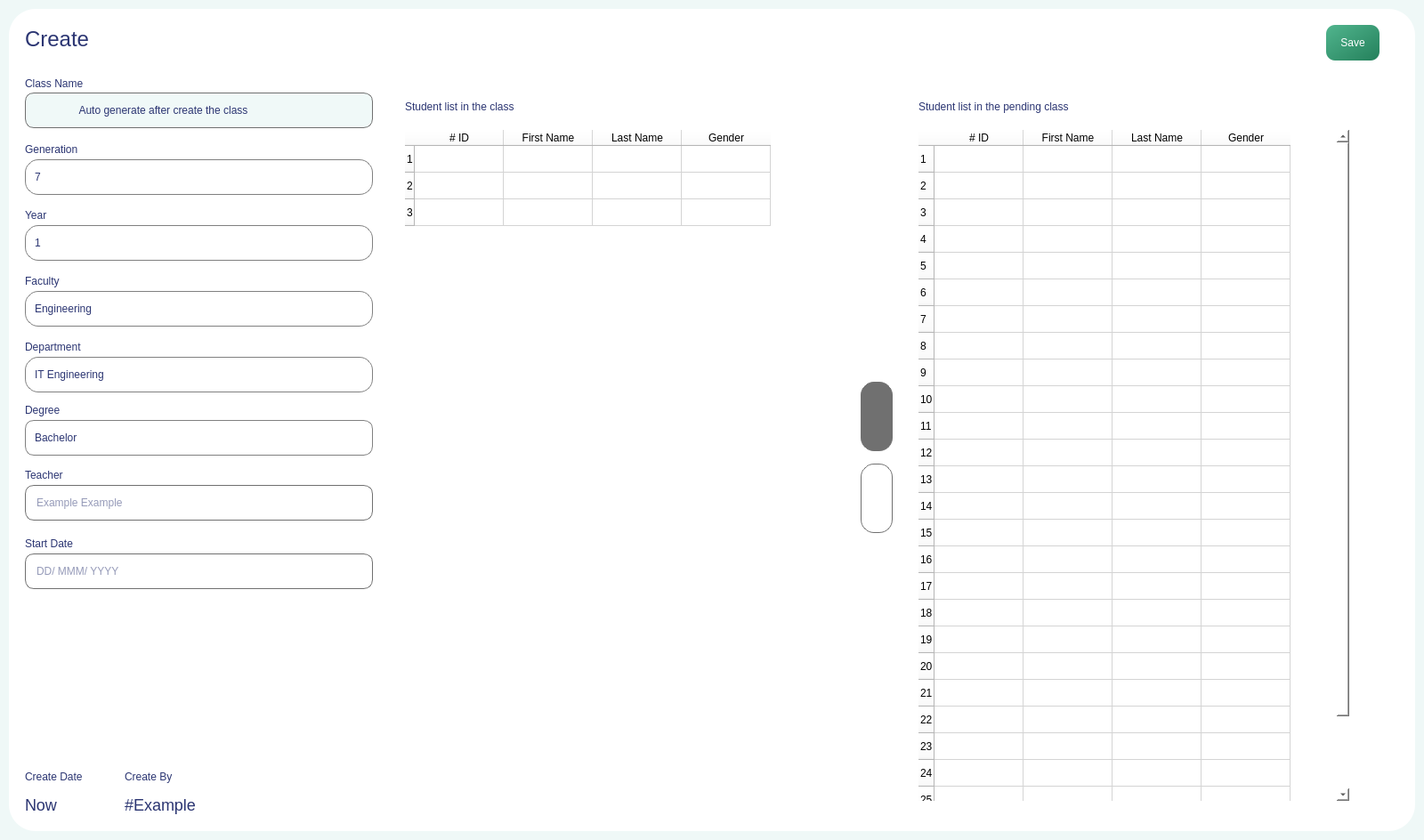
<?xml version="1.0" encoding="UTF-8"?>
<ui version="4.0">
 <class>class_panel_create</class>
 <widget class="QDialog" name="class_panel_create">
  <property name="geometry">
   <rect>
    <x>0</x>
    <y>0</y>
    <width>1600</width>
    <height>944</height>
   </rect>
  </property>
  <property name="minimumSize">
   <size>
    <width>1600</width>
    <height>944</height>
   </size>
  </property>
  <property name="maximumSize">
   <size>
    <width>1600</width>
    <height>944</height>
   </size>
  </property>
  <property name="windowTitle">
   <string>Class Create</string>
  </property>
  <property name="windowIcon">
   <iconset resource="image.qrc">
    <normaloff>:/logo/image/edit (1).png</normaloff>:/logo/image/edit (1).png</iconset>
  </property>
  <property name="styleSheet">
   <string notr="true">background-color: rgb(239, 248, 247);</string>
  </property>
  <widget class="QFrame" name="frame">
   <property name="geometry">
    <rect>
     <x>10</x>
     <y>10</y>
     <width>1580</width>
     <height>924</height>
    </rect>
   </property>
   <property name="minimumSize">
    <size>
     <width>1580</width>
     <height>924</height>
    </size>
   </property>
   <property name="maximumSize">
    <size>
     <width>1580</width>
     <height>924</height>
    </size>
   </property>
   <property name="styleSheet">
    <string notr="true">background-color: rgb(255, 255, 255);
border-radius:30px;</string>
   </property>
   <property name="frameShape">
    <enum>QFrame::StyledPanel</enum>
   </property>
   <property name="frameShadow">
    <enum>QFrame::Raised</enum>
   </property>
   <widget class="QPushButton" name="pushButton">
    <property name="geometry">
     <rect>
      <x>18</x>
      <y>94</y>
      <width>391</width>
      <height>40</height>
     </rect>
    </property>
    <property name="minimumSize">
     <size>
      <width>391</width>
      <height>40</height>
     </size>
    </property>
    <property name="maximumSize">
     <size>
      <width>391</width>
      <height>40</height>
     </size>
    </property>
    <property name="styleSheet">
     <string notr="true">background-color: #f0f9f8;
border: 1px solid #707070;
border-radius: 10px;
color: #2B3572;
padding-left: -80px;
font: 18px &quot;Nunito&quot;;
</string>
    </property>
    <property name="text">
     <string>Auto generate after create the class</string>
    </property>
   </widget>
   <widget class="QLabel" name="label">
    <property name="geometry">
     <rect>
      <x>18</x>
      <y>18</y>
      <width>73</width>
      <height>32</height>
     </rect>
    </property>
    <property name="styleSheet">
     <string notr="true">color: rgb(43, 53, 114);
font-size: 24px;</string>
    </property>
    <property name="text">
     <string>Create</string>
    </property>
   </widget>
   <widget class="QLabel" name="label_2">
    <property name="geometry">
     <rect>
      <x>18</x>
      <y>76</y>
      <width>141</width>
      <height>16</height>
     </rect>
    </property>
    <property name="styleSheet">
     <string notr="true">color: rgb(43, 53, 114);
font: 12px &quot;Nunito&quot;;</string>
    </property>
    <property name="text">
     <string>Class Name</string>
    </property>
   </widget>
   <widget class="QComboBox" name="comboBox">
    <property name="geometry">
     <rect>
      <x>18</x>
      <y>169</y>
      <width>391</width>
      <height>40</height>
     </rect>
    </property>
    <property name="styleSheet">
     <string notr="true">QComboBox { 
    border: 1px solid gray; 
    border-radius: 15px; 
    padding: 1px 18px 1px 10px; 
    min-width: 6em; 
font: 12pt &quot;Roboto&quot;; 
color: rgb(43, 53, 114); 
} 
 
QComboBox:editable { 
    background: white; 
} 
 
QComboBox:!editable, QComboBox::drop-down:editable { 
     background-color:#fff; 
 font: 12pt &quot;Roboto&quot;; 
 color: rgb(43, 53, 114); 
} 
 
/* QComboBox gets the &quot;on&quot; state when the popup is open */ 
QComboBox:!editable:on, QComboBox::drop-down:editable:on { 
       background-color:#fff; 
} 
 
QComboBox:on { /* shift the text when the popup opens */ 
 font: 12pt &quot;Roboto&quot;; 
 color: rgb(43, 53, 114); 
} 
 
QComboBox::drop-down { 
    subcontrol-origin: padding; 
    subcontrol-position: top right; 
    width: 15px; 
 font: 12pt &quot;Roboto&quot;; 
 color: rgb(43, 53, 114); 
    border-left-width: 1px; 
    border-left-color: darkgray; 
  
    border-top-right-radius: 3px; /* same radius as the QComboBox */ 
    border-bottom-right-radius: 3px; 
} 
 
QComboBox::down-arrow { 
    padding-right:13px; 
 image: url(:/logo/image/caret-down-fill.png); 
} 
 
QComboBox::down-arrow:on { /* shift the arrow when popup is open */ 
    top: 1px; 
    left: 1px; 
}
</string>
    </property>
    <item>
     <property name="text">
      <string>7</string>
     </property>
    </item>
    <item>
     <property name="text">
      <string>6</string>
     </property>
    </item>
    <item>
     <property name="text">
      <string>5</string>
     </property>
    </item>
    <item>
     <property name="text">
      <string>4</string>
     </property>
    </item>
    <item>
     <property name="text">
      <string>3</string>
     </property>
    </item>
    <item>
     <property name="text">
      <string>2</string>
     </property>
    </item>
    <item>
     <property name="text">
      <string>1</string>
     </property>
    </item>
   </widget>
   <widget class="QLabel" name="label_3">
    <property name="geometry">
     <rect>
      <x>18</x>
      <y>150</y>
      <width>121</width>
      <height>16</height>
     </rect>
    </property>
    <property name="styleSheet">
     <string notr="true">color: rgb(43, 53, 114);
font: 12px &quot;Nunito&quot;;</string>
    </property>
    <property name="text">
     <string>Generation</string>
    </property>
   </widget>
   <widget class="QComboBox" name="comboBox_2">
    <property name="geometry">
     <rect>
      <x>18</x>
      <y>243</y>
      <width>391</width>
      <height>40</height>
     </rect>
    </property>
    <property name="styleSheet">
     <string notr="true">QComboBox { 
    border: 1px solid gray; 
    border-radius: 15px; 
    padding: 1px 18px 1px 10px; 
    min-width: 6em; 
font: 12pt &quot;Roboto&quot;; 
color: rgb(43, 53, 114); 
} 
 
QComboBox:editable { 
    background: white; 
} 
 
QComboBox:!editable, QComboBox::drop-down:editable { 
     background-color:#fff; 
 font: 12pt &quot;Roboto&quot;; 
 color: rgb(43, 53, 114); 
} 
 
/* QComboBox gets the &quot;on&quot; state when the popup is open */ 
QComboBox:!editable:on, QComboBox::drop-down:editable:on { 
       background-color:#fff; 
} 
 
QComboBox:on { /* shift the text when the popup opens */ 
 font: 12pt &quot;Roboto&quot;; 
 color: rgb(43, 53, 114); 
} 
 
QComboBox::drop-down { 
    subcontrol-origin: padding; 
    subcontrol-position: top right; 
    width: 15px; 
 font: 12pt &quot;Roboto&quot;; 
 color: rgb(43, 53, 114); 
    border-left-width: 1px; 
    border-left-color: darkgray; 
  
    border-top-right-radius: 3px; /* same radius as the QComboBox */ 
    border-bottom-right-radius: 3px; 
} 
 
QComboBox::down-arrow { 
    padding-right:13px; 
 image: url(:/logo/image/caret-down-fill.png); 
} 
 
QComboBox::down-arrow:on { /* shift the arrow when popup is open */ 
    top: 1px; 
    left: 1px; 
}
</string>
    </property>
    <item>
     <property name="text">
      <string>1</string>
     </property>
    </item>
    <item>
     <property name="text">
      <string>2</string>
     </property>
    </item>
    <item>
     <property name="text">
      <string>3</string>
     </property>
    </item>
    <item>
     <property name="text">
      <string>4</string>
     </property>
    </item>
   </widget>
   <widget class="QComboBox" name="comboBox_3">
    <property name="geometry">
     <rect>
      <x>18</x>
      <y>391</y>
      <width>391</width>
      <height>40</height>
     </rect>
    </property>
    <property name="styleSheet">
     <string notr="true">QComboBox { 
    border: 1px solid gray; 
    border-radius: 15px; 
    padding: 1px 18px 1px 10px; 
    min-width: 6em; 
font: 12pt &quot;Roboto&quot;; 
color: rgb(43, 53, 114); 
} 
 
QComboBox:editable { 
    background: white; 
} 
 
QComboBox:!editable, QComboBox::drop-down:editable { 
     background-color:#fff; 
 font: 12pt &quot;Roboto&quot;; 
 color: rgb(43, 53, 114); 
} 
 
/* QComboBox gets the &quot;on&quot; state when the popup is open */ 
QComboBox:!editable:on, QComboBox::drop-down:editable:on { 
       background-color:#fff; 
} 
 
QComboBox:on { /* shift the text when the popup opens */ 
 font: 12pt &quot;Roboto&quot;; 
 color: rgb(43, 53, 114); 
} 
 
QComboBox::drop-down { 
    subcontrol-origin: padding; 
    subcontrol-position: top right; 
    width: 15px; 
 font: 12pt &quot;Roboto&quot;; 
 color: rgb(43, 53, 114); 
    border-left-width: 1px; 
    border-left-color: darkgray; 
  
    border-top-right-radius: 3px; /* same radius as the QComboBox */ 
    border-bottom-right-radius: 3px; 
} 
 
QComboBox::down-arrow { 
    padding-right:13px; 
 image: url(:/logo/image/caret-down-fill.png); 
} 
 
QComboBox::down-arrow:on { /* shift the arrow when popup is open */ 
    top: 1px; 
    left: 1px; 
}
</string>
    </property>
    <item>
     <property name="text">
      <string>IT Engineering</string>
     </property>
    </item>
    <item>
     <property name="text">
      <string>TE Engineering</string>
     </property>
    </item>
    <item>
     <property name="text">
      <string>Bio Engineering</string>
     </property>
    </item>
    <item>
     <property name="text">
      <string>Example 1</string>
     </property>
    </item>
    <item>
     <property name="text">
      <string>Example 2</string>
     </property>
    </item>
   </widget>
   <widget class="QComboBox" name="comboBox_4">
    <property name="geometry">
     <rect>
      <x>18</x>
      <y>462</y>
      <width>391</width>
      <height>40</height>
     </rect>
    </property>
    <property name="styleSheet">
     <string notr="true">QComboBox { 
    border: 1px solid gray; 
    border-radius: 10px; 
    padding: 1px 18px 1px 10px; 
    min-width: 6em; 
font: 12pt &quot;Roboto&quot;; 
color: rgb(43, 53, 114); 
} 
 
QComboBox:editable { 
    background: white; 
} 
 
QComboBox:!editable, QComboBox::drop-down:editable { 
     background-color:#fff; 
 font: 12pt &quot;Roboto&quot;; 
 color: rgb(43, 53, 114); 
} 
 
/* QComboBox gets the &quot;on&quot; state when the popup is open */ 
QComboBox:!editable:on, QComboBox::drop-down:editable:on { 
       background-color:#fff; 
} 
 
QComboBox:on { /* shift the text when the popup opens */ 
 font: 12pt &quot;Roboto&quot;; 
 color: rgb(43, 53, 114); 
} 
 
QComboBox::drop-down { 
    subcontrol-origin: padding; 
    subcontrol-position: top right; 
    width: 15px; 
 font: 12pt &quot;Roboto&quot;; 
 color: rgb(43, 53, 114); 
    border-left-width: 1px; 
    border-left-color: darkgray; 
  
    border-top-right-radius: 3px; /* same radius as the QComboBox */ 
    border-bottom-right-radius: 3px; 
} 
 
QComboBox::down-arrow { 
    padding-right:13px; 
 image: url(:/logo/image/caret-down-fill.png); 
} 
 
QComboBox::down-arrow:on { /* shift the arrow when popup is open */ 
    top: 1px; 
    left: 1px; 
}
</string>
    </property>
    <item>
     <property name="text">
      <string>Bachelor</string>
     </property>
    </item>
    <item>
     <property name="text">
      <string>Master</string>
     </property>
    </item>
    <item>
     <property name="text">
      <string>PhD</string>
     </property>
    </item>
   </widget>
   <widget class="QComboBox" name="comboBox_5">
    <property name="geometry">
     <rect>
      <x>18</x>
      <y>317</y>
      <width>391</width>
      <height>40</height>
     </rect>
    </property>
    <property name="styleSheet">
     <string notr="true">QComboBox { 
    border: 1px solid gray; 
    border-radius: 15px; 
    padding: 1px 18px 1px 10px; 
    min-width: 6em; 
font: 12pt &quot;Roboto&quot;; 
color: rgb(43, 53, 114); 
} 
 
QComboBox:editable { 
    background: white; 
} 
 
QComboBox:!editable, QComboBox::drop-down:editable { 
     background-color:#fff; 
 font: 12pt &quot;Roboto&quot;; 
 color: rgb(43, 53, 114); 
} 
 
/* QComboBox gets the &quot;on&quot; state when the popup is open */ 
QComboBox:!editable:on, QComboBox::drop-down:editable:on { 
       background-color:#fff; 
} 
 
QComboBox:on { /* shift the text when the popup opens */ 
 font: 12pt &quot;Roboto&quot;; 
 color: rgb(43, 53, 114); 
} 
 
QComboBox::drop-down { 
    subcontrol-origin: padding; 
    subcontrol-position: top right; 
    width: 15px; 
 font: 12pt &quot;Roboto&quot;; 
 color: rgb(43, 53, 114); 
    border-left-width: 1px; 
    border-left-color: darkgray; 
  
    border-top-right-radius: 3px; /* same radius as the QComboBox */ 
    border-bottom-right-radius: 3px; 
} 
 
QComboBox::down-arrow { 
    padding-right:13px; 
 image: url(:/logo/image/caret-down-fill.png); 
} 
 
QComboBox::down-arrow:on { /* shift the arrow when popup is open */ 
    top: 1px; 
    left: 1px; 
}
</string>
    </property>
    <item>
     <property name="text">
      <string>Engineering</string>
     </property>
    </item>
    <item>
     <property name="text">
      <string>Example 1</string>
     </property>
    </item>
    <item>
     <property name="text">
      <string>Example 2</string>
     </property>
    </item>
    <item>
     <property name="text">
      <string>Example 3</string>
     </property>
    </item>
   </widget>
   <widget class="QLabel" name="label_4">
    <property name="geometry">
     <rect>
      <x>18</x>
      <y>224</y>
      <width>64</width>
      <height>16</height>
     </rect>
    </property>
    <property name="styleSheet">
     <string notr="true">color: rgb(43, 53, 114);
font: 12px &quot;Nunito&quot;;</string>
    </property>
    <property name="text">
     <string>Year</string>
    </property>
   </widget>
   <widget class="QLabel" name="label_5">
    <property name="geometry">
     <rect>
      <x>18</x>
      <y>443</y>
      <width>151</width>
      <height>16</height>
     </rect>
    </property>
    <property name="styleSheet">
     <string notr="true">color: rgb(43, 53, 114);
font: 12px &quot;Nunito&quot;;</string>
    </property>
    <property name="text">
     <string>Degree</string>
    </property>
   </widget>
   <widget class="QLabel" name="label_6">
    <property name="geometry">
     <rect>
      <x>18</x>
      <y>298</y>
      <width>64</width>
      <height>16</height>
     </rect>
    </property>
    <property name="styleSheet">
     <string notr="true">color: rgb(43, 53, 114);
font: 12px &quot;Nunito&quot;;</string>
    </property>
    <property name="text">
     <string>Faculty</string>
    </property>
   </widget>
   <widget class="QLabel" name="label_7">
    <property name="geometry">
     <rect>
      <x>18</x>
      <y>372</y>
      <width>141</width>
      <height>16</height>
     </rect>
    </property>
    <property name="styleSheet">
     <string notr="true">color: rgb(43, 53, 114);
font: 12px &quot;Nunito&quot;;</string>
    </property>
    <property name="text">
     <string>Department</string>
    </property>
   </widget>
   <widget class="QLineEdit" name="lineEdit">
    <property name="geometry">
     <rect>
      <x>18</x>
      <y>535</y>
      <width>391</width>
      <height>40</height>
     </rect>
    </property>
    <property name="styleSheet">
     <string notr="true">background-color: #ffffff;
border: 1px solid #707070;
border-radius: 10px;
color: #2B3572;
padding: 1px 18px 1px 10px;
font: 18px &quot;Nunito&quot;;</string>
    </property>
    <property name="placeholderText">
     <string>Example Example</string>
    </property>
   </widget>
   <widget class="QLabel" name="label_8">
    <property name="geometry">
     <rect>
      <x>18</x>
      <y>516</y>
      <width>64</width>
      <height>16</height>
     </rect>
    </property>
    <property name="styleSheet">
     <string notr="true">color: rgb(43, 53, 114);
font: 12px &quot;Nunito&quot;;</string>
    </property>
    <property name="text">
     <string>Teacher</string>
    </property>
   </widget>
   <widget class="QLineEdit" name="lineEdit_2">
    <property name="geometry">
     <rect>
      <x>18</x>
      <y>612</y>
      <width>391</width>
      <height>40</height>
     </rect>
    </property>
    <property name="styleSheet">
     <string notr="true">background-color: #ffffff;
border: 1px solid #707070;
border-radius: 10px;
color: #2B3572;
padding: 1px 18px 1px 10px;
font: 18px &quot;Nunito&quot;;</string>
    </property>
    <property name="placeholderText">
     <string>DD/ MMM/ YYYY</string>
    </property>
   </widget>
   <widget class="QLabel" name="label_9">
    <property name="geometry">
     <rect>
      <x>18</x>
      <y>593</y>
      <width>111</width>
      <height>16</height>
     </rect>
    </property>
    <property name="styleSheet">
     <string notr="true">color: rgb(43, 53, 114);
font: 12px &quot;Nunito&quot;;</string>
    </property>
    <property name="text">
     <string>Start Date</string>
    </property>
   </widget>
   <widget class="QLabel" name="label_10">
    <property name="geometry">
     <rect>
      <x>18</x>
      <y>855</y>
      <width>64</width>
      <height>16</height>
     </rect>
    </property>
    <property name="styleSheet">
     <string notr="true">color: rgb(43, 53, 114);
font: 12px &quot;Nunito&quot;;</string>
    </property>
    <property name="text">
     <string>Create Date</string>
    </property>
   </widget>
   <widget class="QLabel" name="label_11">
    <property name="geometry">
     <rect>
      <x>130</x>
      <y>855</y>
      <width>64</width>
      <height>16</height>
     </rect>
    </property>
    <property name="styleSheet">
     <string notr="true">color: rgb(43, 53, 114);
font: 12px &quot;Nunito&quot;;</string>
    </property>
    <property name="text">
     <string>Create By</string>
    </property>
   </widget>
   <widget class="QLabel" name="label_12">
    <property name="geometry">
     <rect>
      <x>18</x>
      <y>882</y>
      <width>38</width>
      <height>24</height>
     </rect>
    </property>
    <property name="styleSheet">
     <string notr="true">color: rgb(43, 53, 114);
font-size: 18px;</string>
    </property>
    <property name="text">
     <string>Now</string>
    </property>
   </widget>
   <widget class="QLabel" name="label_13">
    <property name="geometry">
     <rect>
      <x>130</x>
      <y>882</y>
      <width>122</width>
      <height>24</height>
     </rect>
    </property>
    <property name="styleSheet">
     <string notr="true">color: rgb(43, 53, 114);
font-size: 18px;</string>
    </property>
    <property name="text">
     <string>#Example</string>
    </property>
   </widget>
   <widget class="QFrame" name="frame_2">
    <property name="geometry">
     <rect>
      <x>427</x>
      <y>76</y>
      <width>520</width>
      <height>830</height>
     </rect>
    </property>
    <property name="styleSheet">
     <string notr="true">QFrame {
	background-color: rgb(255, 255, 255);
	border-radius:30px;
}</string>
    </property>
    <property name="frameShape">
     <enum>QFrame::StyledPanel</enum>
    </property>
    <property name="frameShadow">
     <enum>QFrame::Raised</enum>
    </property>
    <widget class="QLabel" name="label_14">
     <property name="geometry">
      <rect>
       <x>18</x>
       <y>18</y>
       <width>269</width>
       <height>32</height>
      </rect>
     </property>
     <property name="styleSheet">
      <string notr="true">font: 75 24px &quot;Nunito&quot;;
color: rgb(43, 53, 114);</string>
     </property>
     <property name="text">
      <string>Student list in the class</string>
     </property>
    </widget>
    <widget class="QTableWidget" name="tableWidget">
     <property name="geometry">
      <rect>
       <x>18</x>
       <y>60</y>
       <width>484</width>
       <height>754</height>
      </rect>
     </property>
     <property name="styleSheet">
      <string notr="true">QWidget
{
    background-color: #fff;
    color: #000;
	color: rgb(43, 53, 114);
	font: 8pt &quot;Roboto&quot;;
}

QHeaderView::section
{
    background-color: #f0f9f8;
    font-size: 14pt;
    border-style: none;
    border-bottom: 1px solid #fffff8;
    border-right: 1px solid #fffff8;
}

QHeaderView::section:horizontal
{

}

QHeaderView::section:vertical
{

}
*/

QHeaderView::section
{
    background-color: #FCFCFC;
    padding: 4px;
    font: italic large &quot;Times New Roman&quot;;
    border-style: none;
    border-bottom: 1px solid #BCBCBC;
    border-right: 1px solid  #BCBCBC;
}

QHeaderView::section:checked
{
    background-color: #009507;
    font: bold italic;
}

QTableView
{

    font-size: 12pt;
    font: bold italic large &quot;Times New Roman&quot;;
}

QTableView QTableCornerButton::section
{
    background-color: #FCFCFC;
    border: 1px solid #BCBCBC;
}

QTableView::item::selected
{
    selection-background-color: #E6FFBF;
    selection-color:black;
}

QTableView::item::hover
{
    background-color: #C8EDFF;
    selection-color:black;
}</string>
     </property>
     <row>
      <property name="text">
       <string>1</string>
      </property>
     </row>
     <row>
      <property name="text">
       <string>2</string>
      </property>
     </row>
     <row>
      <property name="text">
       <string>3</string>
      </property>
     </row>
     <column>
      <property name="text">
       <string># ID</string>
      </property>
     </column>
     <column>
      <property name="text">
       <string>First Name</string>
      </property>
     </column>
     <column>
      <property name="text">
       <string>Last Name</string>
      </property>
     </column>
     <column>
      <property name="text">
       <string>Gender</string>
      </property>
     </column>
    </widget>
   </widget>
   <widget class="QFrame" name="frame_3">
    <property name="geometry">
     <rect>
      <x>1004</x>
      <y>76</y>
      <width>520</width>
      <height>830</height>
     </rect>
    </property>
    <property name="styleSheet">
     <string notr="true">QFrame {
	background-color: rgb(255, 255, 255);
	border-radius:30px;
}</string>
    </property>
    <property name="frameShape">
     <enum>QFrame::StyledPanel</enum>
    </property>
    <property name="frameShadow">
     <enum>QFrame::Raised</enum>
    </property>
    <widget class="QLabel" name="label_16">
     <property name="geometry">
      <rect>
       <x>18</x>
       <y>18</y>
       <width>360</width>
       <height>32</height>
      </rect>
     </property>
     <property name="styleSheet">
      <string notr="true">font: 75 24px &quot;Nunito&quot;;
color: rgb(43, 53, 114);</string>
     </property>
     <property name="text">
      <string>Student list in the pending class</string>
     </property>
    </widget>
    <widget class="QTableWidget" name="tableWidget_3">
     <property name="geometry">
      <rect>
       <x>18</x>
       <y>60</y>
       <width>484</width>
       <height>754</height>
      </rect>
     </property>
     <property name="styleSheet">
      <string notr="true">QWidget
{
    background-color: #fff;
    color: #000;
	color: rgb(43, 53, 114);
	font: 8pt &quot;Roboto&quot;;
}

QHeaderView::section
{
    background-color: #f0f9f8;
    font-size: 14pt;
    border-style: none;
    border-bottom: 1px solid #fffff8;
    border-right: 1px solid #fffff8;
}

QHeaderView::section:horizontal
{

}

QHeaderView::section:vertical
{

}
*/

QHeaderView::section
{
    background-color: #FCFCFC;
    padding: 4px;
    font: italic large &quot;Times New Roman&quot;;
    border-style: none;
    border-bottom: 1px solid #BCBCBC;
    border-right: 1px solid  #BCBCBC;
}

QHeaderView::section:checked
{
    background-color: #009507;
    font: bold italic;
}

QTableView
{

    font-size: 12pt;
    font: bold italic large &quot;Times New Roman&quot;;
}

QTableView QTableCornerButton::section
{
    background-color: #FCFCFC;
    border: 1px solid #BCBCBC;
}

QTableView::item::selected
{
    selection-background-color: #E6FFBF;
    selection-color:black;
}

QTableView::item::hover
{
    background-color: #C8EDFF;
    selection-color:black;
}</string>
     </property>
     <row>
      <property name="text">
       <string>1</string>
      </property>
     </row>
     <row>
      <property name="text">
       <string>2</string>
      </property>
     </row>
     <row>
      <property name="text">
       <string>3</string>
      </property>
     </row>
     <row>
      <property name="text">
       <string>4</string>
      </property>
     </row>
     <row>
      <property name="text">
       <string>5</string>
      </property>
     </row>
     <row>
      <property name="text">
       <string>6</string>
      </property>
     </row>
     <row>
      <property name="text">
       <string>7</string>
      </property>
     </row>
     <row>
      <property name="text">
       <string>8</string>
      </property>
     </row>
     <row>
      <property name="text">
       <string>9</string>
      </property>
     </row>
     <row>
      <property name="text">
       <string>10</string>
      </property>
     </row>
     <row>
      <property name="text">
       <string>11</string>
      </property>
     </row>
     <row>
      <property name="text">
       <string>12</string>
      </property>
     </row>
     <row>
      <property name="text">
       <string>13</string>
      </property>
     </row>
     <row>
      <property name="text">
       <string>14</string>
      </property>
     </row>
     <row>
      <property name="text">
       <string>15</string>
      </property>
     </row>
     <row>
      <property name="text">
       <string>16</string>
      </property>
     </row>
     <row>
      <property name="text">
       <string>17</string>
      </property>
     </row>
     <row>
      <property name="text">
       <string>18</string>
      </property>
     </row>
     <row>
      <property name="text">
       <string>19</string>
      </property>
     </row>
     <row>
      <property name="text">
       <string>20</string>
      </property>
     </row>
     <row>
      <property name="text">
       <string>21</string>
      </property>
     </row>
     <row>
      <property name="text">
       <string>22</string>
      </property>
     </row>
     <row>
      <property name="text">
       <string>23</string>
      </property>
     </row>
     <row>
      <property name="text">
       <string>24</string>
      </property>
     </row>
     <row>
      <property name="text">
       <string>25</string>
      </property>
     </row>
     <row>
      <property name="text">
       <string>26</string>
      </property>
     </row>
     <row>
      <property name="text">
       <string>27</string>
      </property>
     </row>
     <column>
      <property name="text">
       <string># ID</string>
      </property>
     </column>
     <column>
      <property name="text">
       <string>First Name</string>
      </property>
     </column>
     <column>
      <property name="text">
       <string>Last Name</string>
      </property>
     </column>
     <column>
      <property name="text">
       <string>Gender</string>
      </property>
     </column>
    </widget>
   </widget>
   <widget class="QPushButton" name="pushButton_2">
    <property name="geometry">
     <rect>
      <x>957</x>
      <y>419</y>
      <width>36</width>
      <height>78</height>
     </rect>
    </property>
    <property name="cursor">
     <cursorShape>PointingHandCursor</cursorShape>
    </property>
    <property name="styleSheet">
     <string notr="true">image: url(:/logo/image/previous.png);
background-color: #707070;
border-radius: 15px;
border: 1px solid #707070;</string>
    </property>
    <property name="text">
     <string/>
    </property>
   </widget>
   <widget class="QPushButton" name="pushButton_3">
    <property name="geometry">
     <rect>
      <x>957</x>
      <y>511</y>
      <width>36</width>
      <height>78</height>
     </rect>
    </property>
    <property name="cursor">
     <cursorShape>PointingHandCursor</cursorShape>
    </property>
    <property name="styleSheet">
     <string notr="true">image: url(:/logo/image/next.png);
background-color: rgb(255, 255, 255);
border-radius: 15px;
border: 1px solid #707070;</string>
    </property>
    <property name="text">
     <string/>
    </property>
   </widget>
   <widget class="QPushButton" name="psuh_button_create">
    <property name="geometry">
     <rect>
      <x>1480</x>
      <y>18</y>
      <width>60</width>
      <height>40</height>
     </rect>
    </property>
    <property name="maximumSize">
     <size>
      <width>81</width>
      <height>40</height>
     </size>
    </property>
    <property name="styleSheet">
     <string notr="true">background-color: qlineargradient(spread:pad, x1:0, y1:0, x2:1, y2:1, stop:0 rgba(81, 181, 142, 255), stop:1 rgba(36, 128, 91, 255));
color:#fff;
font: 12pt &quot;Roboto&quot;;
border-radius:10px;</string>
    </property>
    <property name="text">
     <string>Save</string>
    </property>
   </widget>
  </widget>
 </widget>
 <resources>
  <include location="image.qrc"/>
 </resources>
 <connections/>
</ui>
